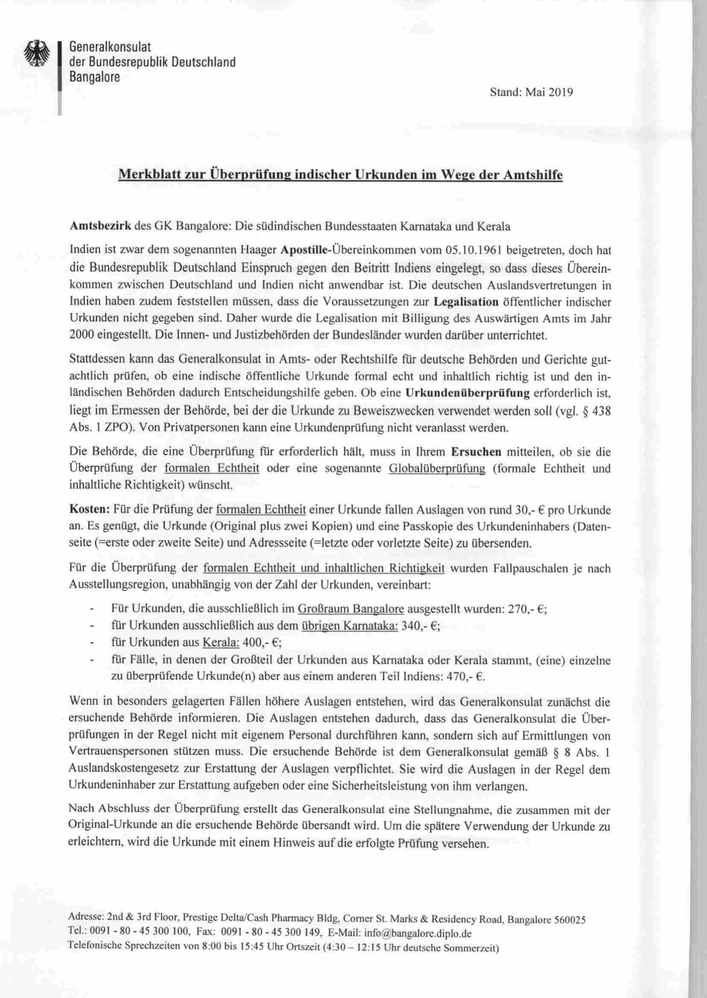
#> input picture ImageDataFolder/legalisierung-bangalore-data0.png, 707 x 998 px, shrunk from 1656 x 2336 before the run
$ jupyter execute --allow-errors 'OCR-Translation1-(Nolanguagespecified).ipynb'
#> lines starting #> are read from the running program, lines starting #| are printed output that depends on the picture; after the words box and inside, x2 and y2 are one past the last pixel; in counts of white or black regions, pixels touching at a corner belong together
[cell 1]
#importing required libraries for Tesseract
import pytesseract
import shutil
import os
import random
try:
 from PIL import Image
except ImportError:
 import Image

[cell 2]
#define image path and view image
directory = 'ImageDataFolder/'
impath = directory+'legalisierung-bangalore-data0.png'
im = Image.open(impath) #provide your image path
#> im is the input picture: PIL image 707x998 RGB; min 8, max 255, mean 236.3
im

## Image Preprocessing Block

[cell 3]
import re
import cv2
import numpy as np
import pytesseract
from pytesseract import Output
from matplotlib import pyplot as plt

[cell 4]
# get grayscale image
def get_grayscale(image):
    return cv2.cvtColor(image, cv2.COLOR_BGR2GRAY)

# noise removal
def remove_noise(image):
    return cv2.medianBlur(image,5)

#thresholding
def thresholding(image):
    return cv2.threshold(image, 0, 255, cv2.THRESH_BINARY + cv2.THRESH_OTSU)[1]
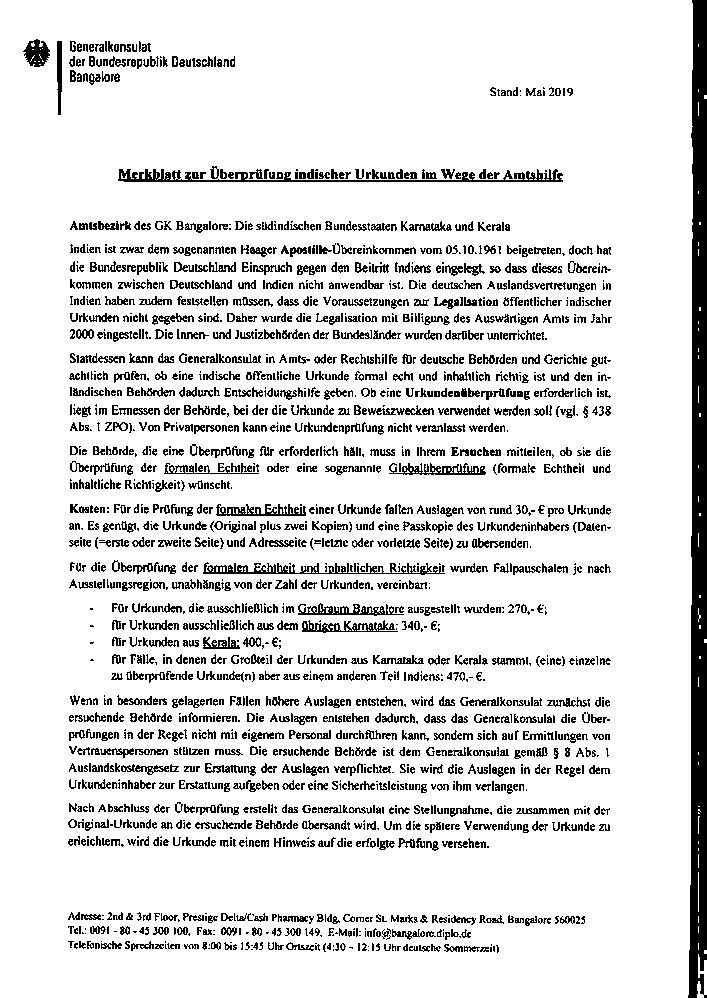
#> returned value: shape (998, 707); 87.2% white; 2177 black regions (692 under 20 px), largest, box (x1, y1, x2, y2) and area: (688, 0, 707, 998) 14869, (118, 169, 563, 182) 1805, (203, 562, 445, 575) 1188

#dilation
def dilate(image):
    kernel = np.ones((5,5),np.uint8)
    return cv2.dilate(image, kernel, iterations = 1)

#erosion
def erode(image):
    kernel = np.ones((5,5),np.uint8)
    return cv2.erode(image, kernel, iterations = 1)

#opening - erosion followed by dilation
def opening(image):
    kernel = np.ones((5,5),np.uint8)
    return cv2.morphologyEx(image, cv2.MORPH_OPEN, kernel)
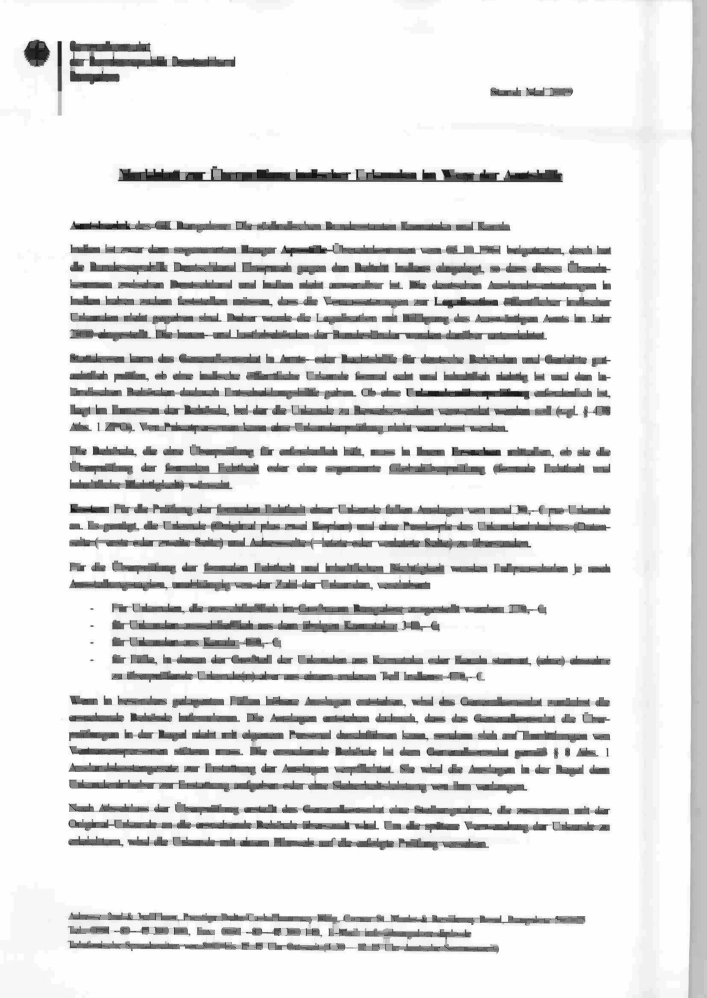
#> returned value: shape (998, 707); min 8, max 254, mean 225.3

#canny edge detection
def canny(image):
    return cv2.Canny(image, 100, 200)
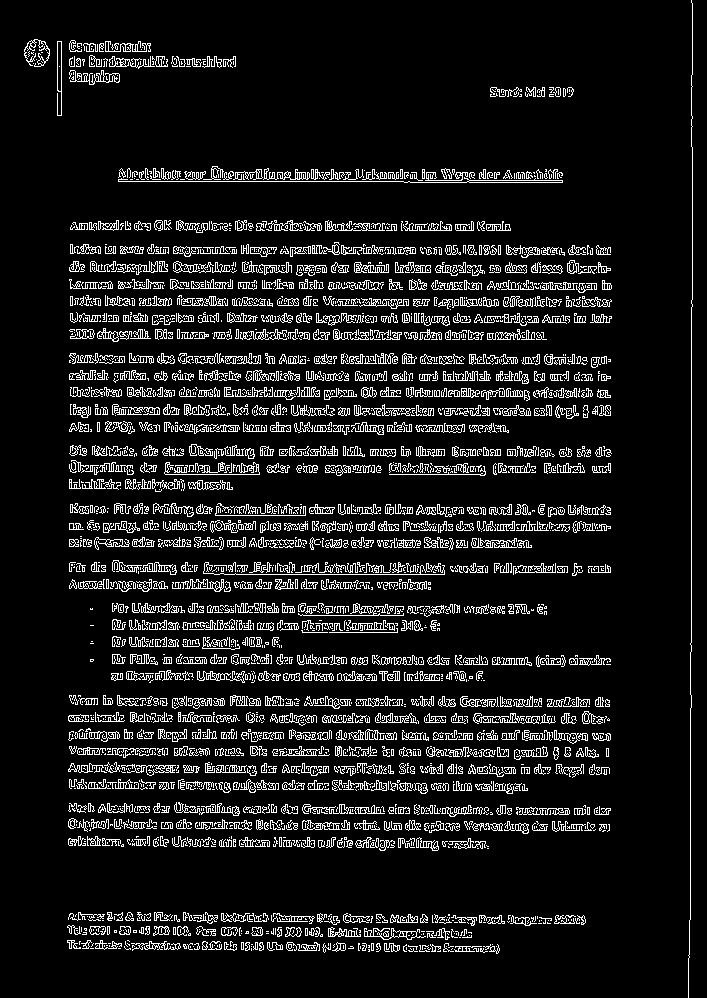
#> returned value: shape (998, 707); 9.9% white in thin lines or dots

#skew correction
def deskew(image):
    coords = np.column_stack(np.where(image > 0))
    angle = cv2.minAreaRect(coords)[-1]
    if angle < -45:
        angle = -(90 + angle)
    else:
        angle = -angle
    (h, w) = image.shape[:2]
    center = (w // 2, h // 2)
    M = cv2.getRotationMatrix2D(center, angle, 1.0)
    rotated = cv2.warpAffine(image, M, (w, h), flags=cv2.INTER_CUBIC, borderMode=cv2.BORDER_REPLICATE)
    return rotated

#template matching
def match_template(image, template):
    return cv2.matchTemplate(image, template, cv2.TM_CCOEFF_NORMED)

[cell 5]
# Plot original image

image = cv2.imread(impath)
b,g,r = cv2.split(image)
rgb_img = cv2.merge([r,g,b])
plt.imshow(rgb_img)
plt.title('ORIGINAL IMAGE')
plt.show()

[cell 6]
gray = get_grayscale(image)
thresh = thresholding(gray)
opening = opening(gray)
canny = canny(gray)
images = {'gray': gray,
          'thresh': thresh,
          'opening': opening,
          'canny': canny}

[cell 7]
# Plot images after preprocessing

fig = plt.figure(figsize=(13,13))
ax = []

rows = 2
columns = 2
keys = list(images.keys())
#> keys = ['gray', 'thresh', 'opening', 'canny']
for i in range(rows*columns):
    ax.append( fig.add_subplot(rows, columns, i+1) )
    ax[-1].set_title('Image - ' + keys[i])
    plt.imshow(images[keys[i]], cmap='gray')
#> after the loop, ax = 4 items
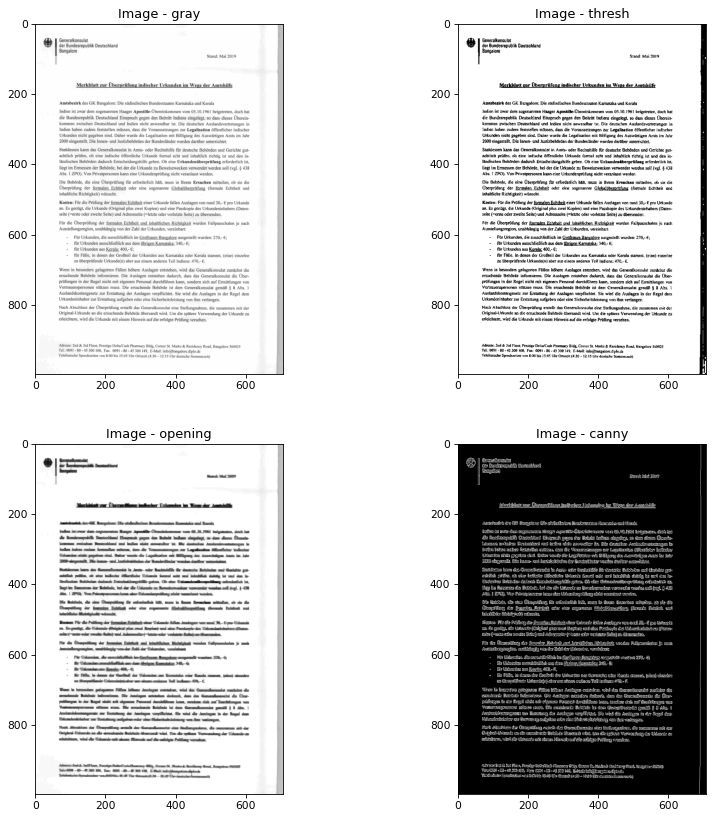
#> figure drawn by matplotlib, 4 panels

### Sharpening the image

[cell 8]
from PIL import Image

image = Image.open(impath)

image.show()

[cell 9]
from PIL import Image, ImageEnhance

[cell 10]
image.size
#> Out = (707, 998)

[cell 11]
#customise according to the chosen preprocessingg technique

#name the image after impath below according to the chosen preprocessing
prepro_path = impath+'thresh.jpg'

#replace the thresh parameter value according to chosen preprocessing
cv2.imwrite(prepro_path, thresh)
#> Out = True

[cell 12]
#saving the threshold image to image variable

from PIL import Image

#change path
#> (the rest of this cell did not finish here and is left out)

[cell 13]
#run and extract information from image

pytesseract.pytesseract.tesseract_cmd = r'C:\Program Files\Tesseract-OCR\tesseract'
#> (the rest of this cell did not finish here and is left out)

[cell 14]
def view_all_preprocessing_outputs(decision):
    # Get OCR output using Pytesseract

    if decision == "yes":
        custom_config = r'--oem 3 --psm 6'
        print('-----------------------------------------')
        print('TESSERACT OUTPUT --> ORIGINAL IMAGE')
        print('-----------------------------------------')
        print(pytesseract.image_to_string(image, config=custom_config))
        print('\n-----------------------------------------')
        print('TESSERACT OUTPUT --> THRESHOLDED IMAGE')
        print('-----------------------------------------')
        print(pytesseract.image_to_string(image, config=custom_config))
        print('\n-----------------------------------------')
        print('TESSERACT OUTPUT --> OPENED IMAGE')
        print('-----------------------------------------')
        print(pytesseract.image_to_string(image, config=custom_config))
        print('\n-----------------------------------------')
        print('TESSERACT OUTPUT --> CANNY EDGE IMAGE')
        print('-----------------------------------------')
        print(pytesseract.image_to_string(image, config=custom_config))

[cell 15]
#change to "yes" if you want to view all outputs
decision = "yes"
#> decision = 'yes'
view_all_preprocessing_outputs(decision)

[cell 16]
# Get bounding box estimates
print(pytesseract.image_to_boxes(Image.open(impath)))
#> (this line was passed over: pytesseract is not available in this run)

$ run again, with ImageDataFolder/legalisierung-bangalore-data1.png copied over ImageDataFolder/legalisierung-bangalore-data0.png
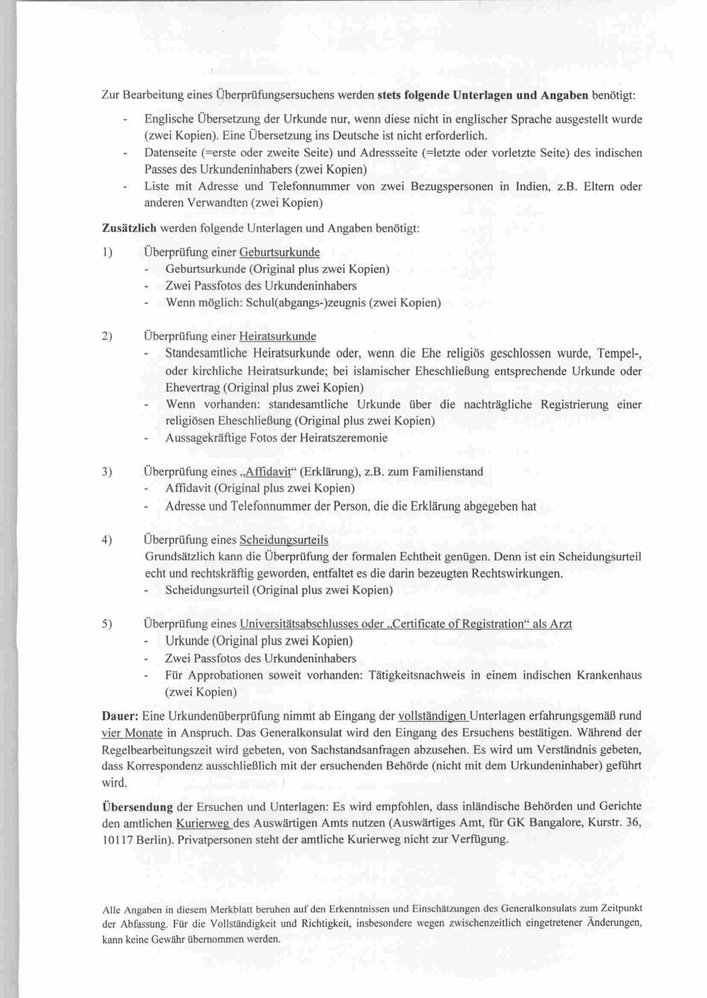
#> input picture ImageDataFolder/legalisierung-bangalore-data1.png, 707 x 998 px, shrunk from 1656 x 2336 before the run
#> im is the input picture: PIL image 707x998 RGB; min 29, max 255, mean 239.4
#> in canny, `return cv2.Canny(image, 100, 200)`:
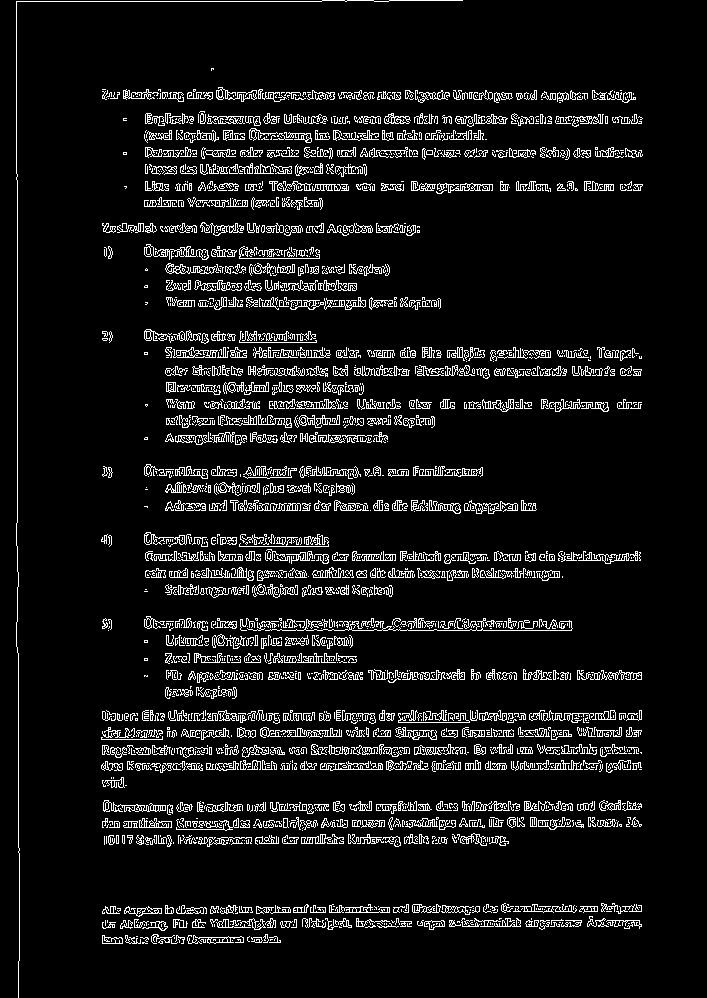
#> returned value: shape (998, 707); 8% white in thin lines or dots, all inside (x1, y1, x2, y2) = (16, 0, 643, 998)
#> keys = ['gray', 'thresh', 'opening', 'canny']
#> after the loop `for i in range(rows*columns):`: ax = 4 items
#> `[cell 7] # Plot images after preprocessing  fig = plt.figure(figsize=(..`:
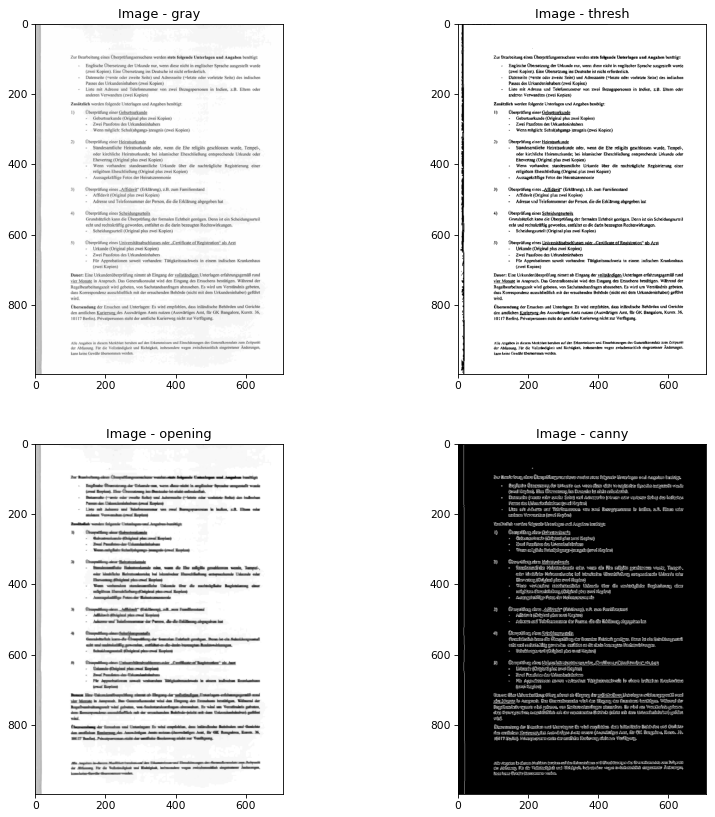
#> figure drawn by matplotlib, 4 panels
#> `cv2.imwrite(prepro_path, thresh)`: Out = True
#> decision = 'yes'
